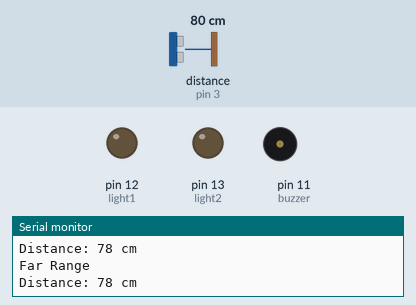
This sketch was run on a simulated Arduino Uno, built with avr-gcc and run on an emulated ATmega328P. Parts: output pins drawn as LEDs (lit = HIGH), buzzer (waves = sounding), the last lines printed to the serial monitor. Wiring (inferred from the names in the program): ultrasonic range finder: trigger pin 2; echo pin 3. The test bench sets the inputs (shaded band); at power-on: distance to the obstacle (sensor on pin 3) 80 cm. The echo pulse lasts 58.3 µs per cm; pins used as bus, display or sensor lines are not drawn.

Above: at 1.2 s.
1.3 s: distance to the obstacle (sensor on pin 3) set to 55 cm
4.3 s: distance to the obstacle (sensor on pin 3) set to 47 cm
At 4.8 s:
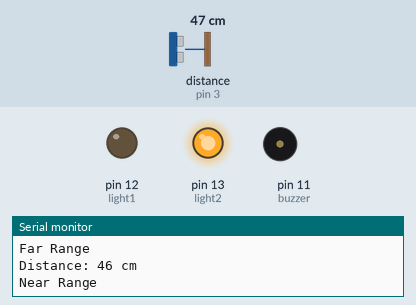
5.8 s: distance to the obstacle (sensor on pin 3) set to 13 cm
7.5 s: distance to the obstacle (sensor on pin 3) set to 10 cm
At 9.1 s:
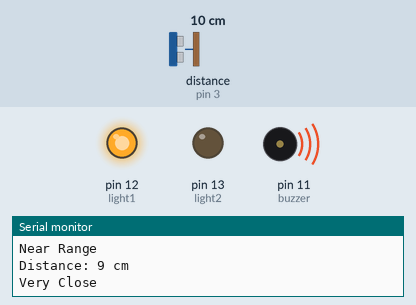
Timing chart, 0 to 10.6 s (numbered marks = the images above; inputs shaded):
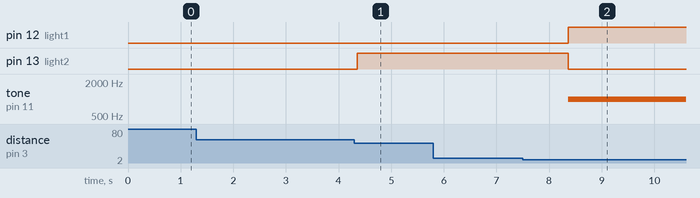

Measured:
- the behaviour switches between 52 and 51 cm on distance to the obstacle (sensor on pin 3) (found by bisection; images 0 and 1)
- the behaviour switches between 12 and 11 cm on distance to the obstacle (sensor on pin 3) (found by bisection; images 1 and 2)
- after the input at 4.3 s, pin 13 (light2): LOW → HIGH after 0.06 s
- after the input at 7.5 s, pin 12 (light1): LOW → HIGH after 0.87 s; pin 13 (light2): HIGH → LOW after 0.87 s; tone on pin 11 (buzzer): silent → 1000 Hz after 0.87 s

The sketch:

Distance.ino
```cpp
#include <Wire.h>
#define echoPin 3
#define trigPin 2
long duration;
int distance;
const int buzzer = 11;
const int light1= 12;
const int light2 = 13;
void setup() {
 Serial.begin(9600);
 pinMode(trigPin, OUTPUT);
 pinMode(echoPin, INPUT);
 pinMode(buzzer, OUTPUT);
 pinMode(light1, OUTPUT);
 pinMode(light2, OUTPUT);
 Serial.println("Distance Measure Program");
}

void loop() {
 digitalWrite(trigPin, LOW);
 delayMicroseconds(2);
 digitalWrite(trigPin, HIGH);
 delayMicroseconds(10);
 digitalWrite(trigPin, LOW);
 duration = pulseIn(echoPin, HIGH);
 distance = duration * 0.034 / 2;
 Serial.print("Distance: ");
 Serial.print(distance);
 Serial.println(" cm");
 digitalWrite(light1, LOW);
 digitalWrite(light2, LOW);
 if (distance <= 10)
 {
 Serial.println("Very Close");
 digitalWrite(light1, HIGH);
 tone(buzzer, 1000);
 delay(1000);
 digitalWrite(light2, LOW);
 tone(buzzer, 500);
 noTone(buzzer);
 }
 else if (distance >=11 && distance <=50)

 {
 Serial.println("Near Range");
 digitalWrite(light2, HIGH);
 digitalWrite(light1, LOW);
 delay(1000);
 }
 else
 {
 Serial.println("Far Range");
 }}
```
